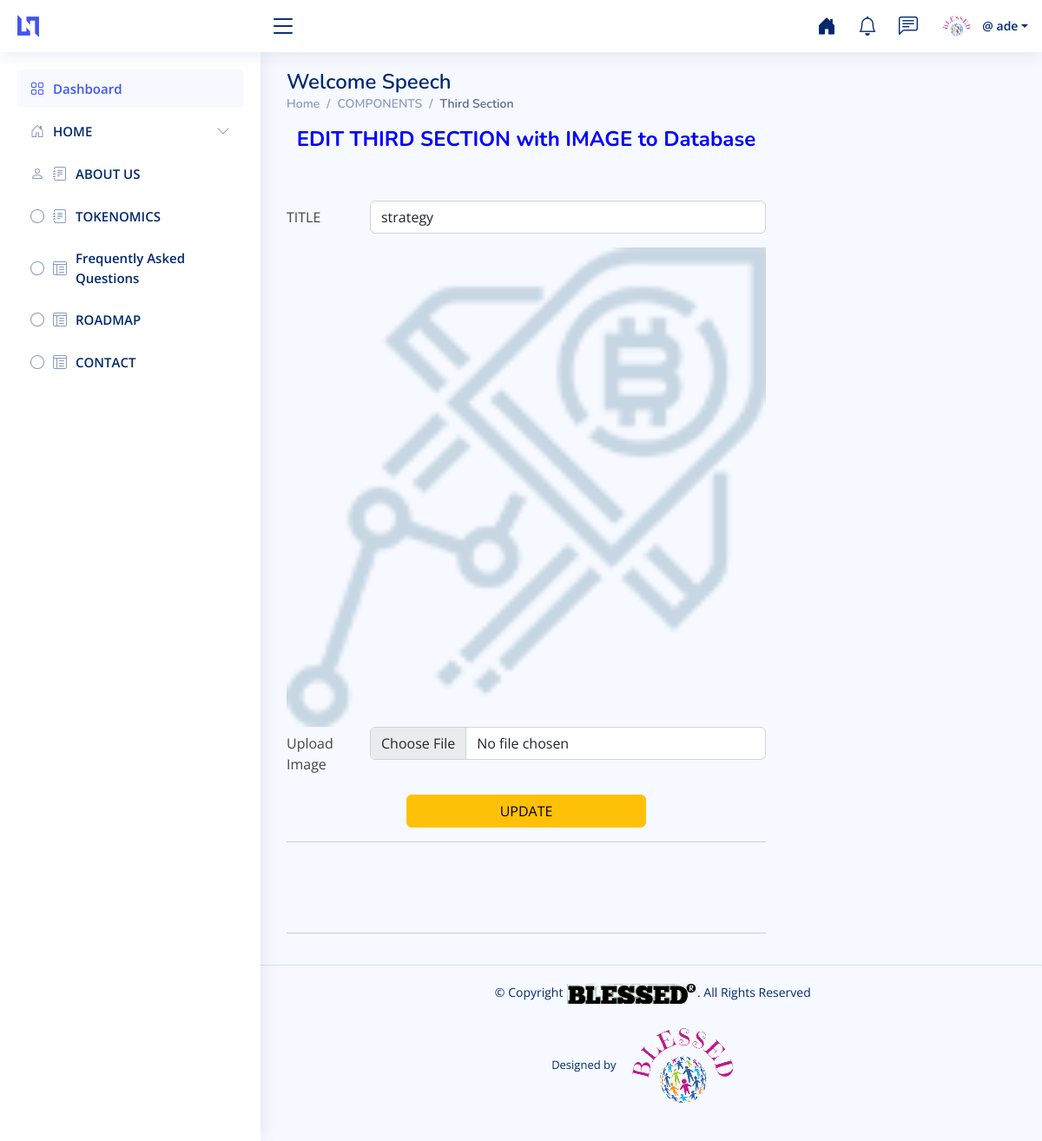
The app's page /EDIT_THIRD/6 (signed in) with its own data.
### ews_app/models.py (models this page shows, shortened)
class HomeThird(models.Model):
    img = models.ImageField(upload_to='home')
    title = models.CharField('SECOND SPEECH', max_length=77)
    class Meta:
        verbose_name_plural = 'SHACKLES'

### ews_app/views.py (the view, shortened to what this page needs)
# urls.py: path('EDIT_THIRD/<str:pk>', views.editHomeThird, name='edit-third'),
def editHomeThird(request, pk):
    prod = HomeThird.objects.get(id=pk)
    context = {
        'prod': prod,
    }
    return render(request, 'ews_app/edit_third.html', context)

### ews_app/templates/ews_app/edit_third.html (shortened to what this page needs)
{% extends 'ews_app/base.html' %}
{% load static %}
{% block content %}
<main id="main" class="main">
    <div class="pagetitle">
      <h1>Welcome Speech</h1>
      <nav>
        <ol class="breadcrumb">
          <li class="breadcrumb-item"><a href="{% url 'ews_app:ad-hm' %}">Home</a></li>
          <li class="breadcrumb-item">COMPONENTS</li>
          <li class="breadcrumb-item active">Third Section</li>
        </ol>
      </nav>
    </div>
    <section class="section">
        <div class="row">
            <div class="col-8">
                {% if user.is_authenticated %}
                <h4 class="text-center" style="color: blue; font-weight: 700;"> EDIT THIRD SECTION with IMAGE to Database</h4>
                    <br><br>
                    {% if submitted %}
                        The THIRD SECTION was submitted Successfully
                    {% else %}
                        <form action="" method="POST" enctype="multipart/form-data">
                            <div class="row mb-3">
                              <label for="" class="col-sm-2 col-form-label">TITLE</label>
                              <div class="col-sm-10">
                                <input type="text" name="title" value="{{prod.title}}" class="form-control" >
                              </div>
                            </div>
                            <div class="row mb-3">
                              {% if prod.img %}
                                <img src="{{prod.img.url}}">
                              {% endif %}
                              <label for="" class="col-sm-2 col-form-label"> Upload Image</label>
                              <div class="col-sm-10">
                                <input class="form-control" name="img" type="file" id="formFile">
                              </div>
                            </div>
                        <center> <input type="submit" class="btn btn-warning col-6 " value="UPDATE"></center>
                        </form>
                        <hr>
                        <br><br><br>
                        <hr>
                    {% endif %}
                {% else %}
                <p>You are not allowed here</p>
            </div>
        {% endif %}
        </div>
    </section>
</main>
{% endblock content %}

### ews_app/templates/ews_app/header.html (shortened to what this page needs)
{% load static %}
  <header id="header" class="header fixed-top d-flex align-items-center">
    <div class="d-flex align-items-center justify-content-between">
      <a href="{% url 'ews_app:ad-hm' %}" class="logo d-flex align-items-center">
        <img src="assets/img/logo.png" alt="">
        <span class="d-none d-lg-block"><img src="" alt=""></span>
      </a>
      <i class="bi bi-list toggle-sidebar-btn"></i>
    </div>
    <nav class="header-nav ms-auto">
      <ul class="d-flex align-items-center">
        <li class="nav-item ">
          <a target="_blank" href="/" class="nav-link nav-icon">
            <i class="bi bi-house-door-fill"></i>
          </a>
        </li>
        <li class="nav-item dropdown">
          <a class="nav-link nav-icon" href="#" data-bs-toggle="dropdown">
            <i class="bi bi-bell"></i>
          </a>
        </li>
        <li class="nav-item dropdown">
          <a class="nav-link nav-icon" href="#" data-bs-toggle="dropdown">
            <i class="bi bi-chat-left-text"></i>
          </a>
        </li>
        <li class="nav-item dropdown pe-3">
          <a class="nav-link nav-profile d-flex align-items-center pe-0" href="#" data-bs-toggle="dropdown">
            {% if profile.profile_image %}
                <img src="{{ profile.profile_image.url }}" width="50" height="50" class=" rounded-circle" alt="{{ profile.user.username }}">
            {% else %}
                <img src="{% static 'images/78.png' %}" class="img-fluid rounded-start">
            {% endif %}
            <span class="d-none d-md-block dropdown-toggle ps-2">@ {{user}}</span>
          </a>
        </li>
      </ul>
    </nav>
  </header>

### static/adm/assets/css/style.css (style rules this page uses)
:root { scroll-behavior: smooth; }
body { font-family: "Open Sans", sans-serif; background: #f6f9ff; color: #444444; }
a { color: #4154f1; text-decoration: none; }
h1, h2, h3, h4, h5, h6 { font-family: "Nunito", sans-serif; }
#main { margin-top: 60px; padding: 20px 30px; transition: all 0.3s; }
.pagetitle { margin-bottom: 10px; }
.pagetitle h1 { font-size: 24px; margin-bottom: 0; font-weight: 600; color: #012970; }
.breadcrumb { font-size: 14px; font-family: "Nunito", sans-serif; color: #899bbd; font-weight: 600; }
.breadcrumb a { color: #899bbd; transition: 0.3s; }
.breadcrumb .breadcrumb-item::before { color: #899bbd; }
.breadcrumb .active { color: #51678f; font-weight: 600; }
.logo { line-height: 1; }
@media (min-width: 1200px) { .logo { width: 280px; } }
.logo img { max-height: 26px; margin-right: 6px; }
.logo span { font-size: 26px; font-weight: 700; color: #012970; font-family: "Nunito", sans-serif; }
.header { transition: all 0.5s; z-index: 997; height: 60px; box-shadow: 0px 2px 20px rgba(1, 41, 112, 0.1); background-color: #fff; padding-left: 20px; }
.header .toggle-sidebar-btn { font-size: 32px; padding-left: 10px; cursor: pointer; color: #012970; }
.header-nav ul { list-style: none; }
.header-nav>ul { margin: 0; padding: 0; }
.header-nav .nav-icon { font-size: 22px; color: #012970; margin-right: 25px; position: relative; }
.header-nav .nav-profile { color: #012970; }
.header-nav .nav-profile img { max-height: 36px; }
.header-nav .nav-profile span { font-size: 14px; font-weight: 600; }
@media (min-width: 1200px) { #main, #footer { margin-left: 300px; } }

### records on screen
HomeThird: title "strategy", img (picture)

### other values on screen
{{ user }} "ade"
